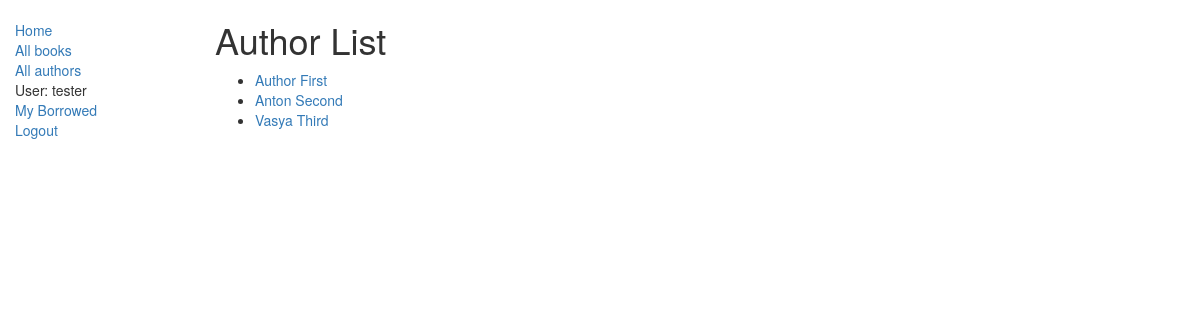
Screenshot of /catalog/authors/ (signed in) with the database file from the repository.
### catalog/models.py (models this page shows, shortened)
class Author(models.Model):
    first_name = models.CharField(max_length=100)
    last_name = models.CharField(max_length=100)
    date_of_birth = models.DateField(null=True, blank=True)
    date_of_death = models.DateField('Died', null=True, blank=True)
    def get_absolute_url(self):
        return reverse('author-detail', args=[str(self.id)])
    class Meta:
        ordering = ['last_name']

### catalog/views.py (the view)
# urls.py: path('authors/', views.AuthorView.as_view(), name='authors'),
class AuthorView(generic.ListView):
    model = Author
    contex_object_name = "author_list"
    queryset = Author.objects.all()
    template_name = 'author_list.html'

### catalog/templates/catalog/author_list.html
{% extends "base_generic.html" %}
{% block content %}
    <h1>Author List</h1>
    {% if author_list %}
    <ul>
      {% for author in author_list %}
      <li>
        <a href="{{ author.get_absolute_url }}"> {{ author.first_name }} {{ author.last_name }}</a>
      </li>
      {% endfor %}
    </ul>
    {% else %}
      <p>There are no authors in the library.</p>
    {% endif %}
{% endblock %}

### catalog/templates/base_generic.html (shortened to what this page needs)
<!DOCTYPE html>
<html lang="en">
<head>
  <link rel="stylesheet" href="https://maxcdn.bootstrapcdn.com/bootstrap/3.3.7/css/bootstrap.min.css">
  {% load static %}
  <link rel="stylesheet" href="{% static 'css/styles.css' %}">
</head>
<body>
  <div class="container-fluid">
    <div class="row">
      <div class="col-sm-2">
      {% block sidebar %}
      <ul class="sidebar-nav">
          <li><a href="{% url 'index' %}">Home</a></li>
          <li><a href="{% url 'books' %}">All books</a></li>
          <li><a href="{% url 'authors' %}">All authors</a></li>
          {% if user.is_authenticated %}
            <li>User: {{ user.get_username }}</li>
            <li><a href="{% url 'my-borrowed' %}">My Borrowed</a></li>
            <li><a href="{% url 'logout'%}?next={{ request.path }}">Logout</a></li>
          {% else %}
            <li><a href="{% url 'login'%}?next={{ request.path }}">Login</a></li>
          {% endif %}
      </ul>
     {% endblock %}
      </div>
      <div class="col-sm-10 ">
      {% block content %}{% endblock %}
      </div>
    </div>
  </div>
</body>
</html>

### catalog/static/css/styles.css (style rules this page uses)
.sidebar-nav { margin-top: 20px; padding: 0; list-style: none; }

### rows the page displays
Author: first_name "Author", last_name "First"
Author: first_name "Anton", last_name "Second"
Author: first_name "Vasya", last_name "Third"

### other values shown
{{ user.get_username }} "tester"
